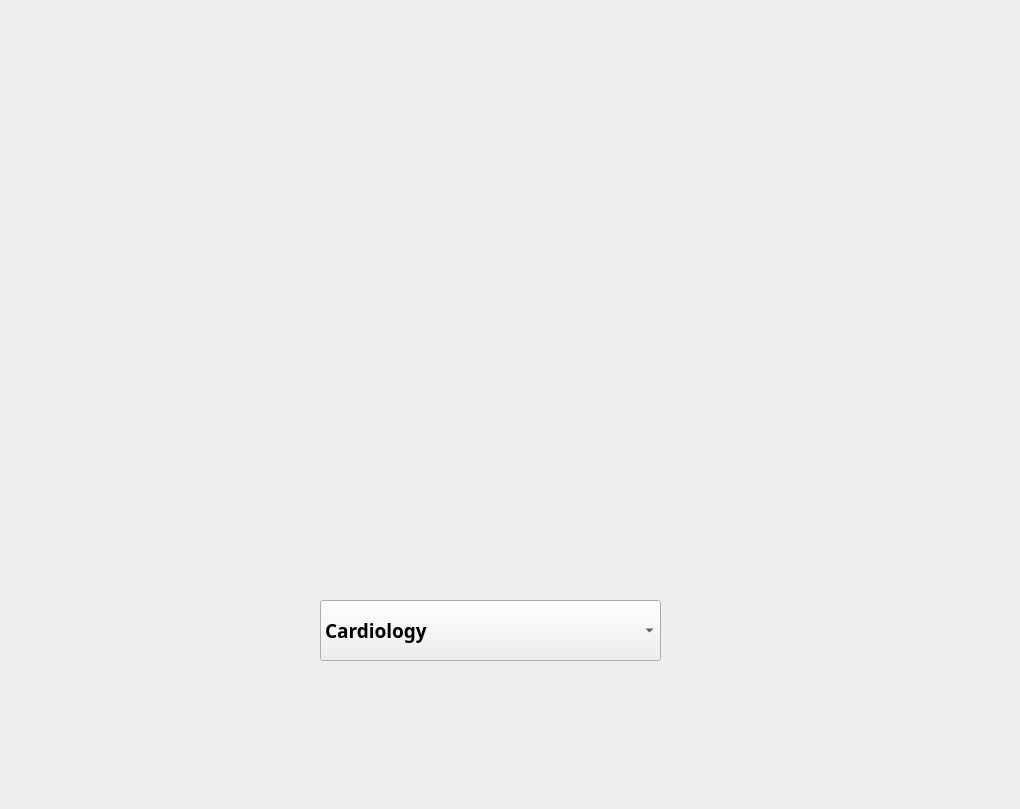
  <widget class="QWidget" name="page_3">
   <widget class="QLabel" name="label_4">
    <property name="geometry">
     <rect>
      <x>-7</x>
      <y>0</y>
      <width>1011</width>
      <height>800</height>
     </rect>
    </property>
    <property name="text">
     <string/>
    </property>
    <property name="pixmap">
     <pixmap>4.png</pixmap>
    </property>
    <property name="scaledContents">
     <bool>true</bool>
    </property>
   </widget>
   <widget class="QPushButton" name="doctor_registration_submit_button">
    <property name="geometry">
     <rect>
      <x>732</x>
      <y>680</y>
      <width>121</width>
      <height>51</height>
     </rect>
    </property>
    <property name="styleSheet">
     <string>background-color: rgba(0, 0, 0, 0); border: none;</string>
    </property>
    <property name="text">
     <string/>
    </property>
    <property name="flat">
     <bool>true</bool>
    </property>
   </widget>
   <widget class="QLineEdit" name="doctor_registration__name">
    <property name="geometry">
     <rect>
      <x>320</x>
      <y>240</y>
      <width>351</width>
      <height>61</height>
     </rect>
    </property>
    <property name="font">
     <font>
      <family>MS PGothic</family>
      <pointsize>14</pointsize>
      <weight>75</weight>
      <bold>true</bold>
     </font>
    </property>
    <property name="styleSheet">
     <string>background-color: rgba(0, 0, 0, 0); border: none; font-weight: bold; color: rgba(0, 0, 0, 1);</string>
    </property>
   </widget>
   <widget class="QLineEdit" name="doctor_registration_email">
    <property name="geometry">
     <rect>
      <x>320</x>
      <y>310</y>
      <width>351</width>
      <height>61</height>
     </rect>
    </property>
    <property name="font">
     <font>
      <family>MS PGothic</family>
      <pointsize>14</pointsize>
      <weight>75</weight>
      <bold>true</bold>
     </font>
    </property>
    <property name="styleSheet">
     <string>background-color: rgba(0, 0, 0, 0); border: none; font-weight: bold; color: rgba(0, 0, 0, 1);</string>
    </property>
   </widget>
   <widget class="QLineEdit" name="doctor_registration_password">
    <property name="geometry">
     <rect>
      <x>320</x>
      <y>390</y>
      <width>351</width>
      <height>61</height>
     </rect>
    </property>
    <property name="font">
     <font>
      <family>MS PGothic</family>
      <pointsize>14</pointsize>
      <weight>75</weight>
      <bold>true</bold>
     </font>
    </property>
    <property name="styleSheet">
     <string>background-color: rgba(0, 0, 0, 0); border: none; font-weight: bold; color: rgba(0, 0, 0, 1);</string>
    </property>
   </widget>
   <widget class="QLineEdit" name="doctor_registration_confirm_passowrd">
    <property name="geometry">
     <rect>
      <x>320</x>
      <y>460</y>
      <width>351</width>
      <height>61</height>
     </rect>
    </property>
    <property name="font">
     <font>
      <family>MS PGothic</family>
      <pointsize>14</pointsize>
      <weight>75</weight>
      <bold>true</bold>
     </font>
    </property>
    <property name="styleSheet">
     <string>background-color: rgba(0, 0, 0, 0); border: none; font-weight: bold; color: rgba(0, 0, 0, 1);</string>
    </property>
   </widget>
   <widget class="QLineEdit" name="doctor_registration_contact_no">
    <property name="geometry">
     <rect>
      <x>320</x>
      <y>530</y>
      <width>351</width>
      <height>61</height>
     </rect>
    </property>
    <property name="font">
     <font>
      <family>MS PGothic</family>
      <pointsize>14</pointsize>
      <weight>75</weight>
      <bold>true</bold>
     </font>
    </property>
    <property name="styleSheet">
     <string>background-color: rgba(0, 0, 0, 0); border: none; font-weight: bold; color: rgba(0, 0, 0, 1);</string>
    </property>
   </widget>
   <widget class="QComboBox" name="doctor_registration_comboBox">
    <property name="geometry">
     <rect>
      <x>320</x>
      <y>600</y>
      <width>341</width>
      <height>61</height>
     </rect>
    </property>
    <property name="font">
     <font>
      <family>MS PGothic</family>
      <pointsize>14</pointsize>
      <weight>75</weight>
      <bold>true</bold>
     </font>
    </property>
    <item>
     <property name="text">
      <string>Cardiology</string>
     </property>
    </item>
    <item>
     <property name="text">
      <string>Internal Medicine</string>
     </property>
    </item>
    <item>
     <property name="text">
      <string>Pulmonology</string>
     </property>
    </item>
    <item>
     <property name="text">
      <string>Critical Care</string>
     </property>
    </item>
    <item>
     <property name="text">
      <string>Neurology</string>
     </property>
    </item>
    <item>
     <property name="text">
      <string>Sleep Medicine</string>
     </property>
    </item>
    <item>
     <property name="text">
      <string>Orthopedics</string>
     </property>
    </item>
    <item>
     <property name="text">
      <string>Sports Medicine</string>
     </property>
    </item>
    <item>
     <property name="text">
      <string>Gynecology</string>
     </property>
    </item>
    <item>
     <property name="text">
      <string>Obstetrics</string>
     </property>
    </item>
   </widget>
  </widget>
